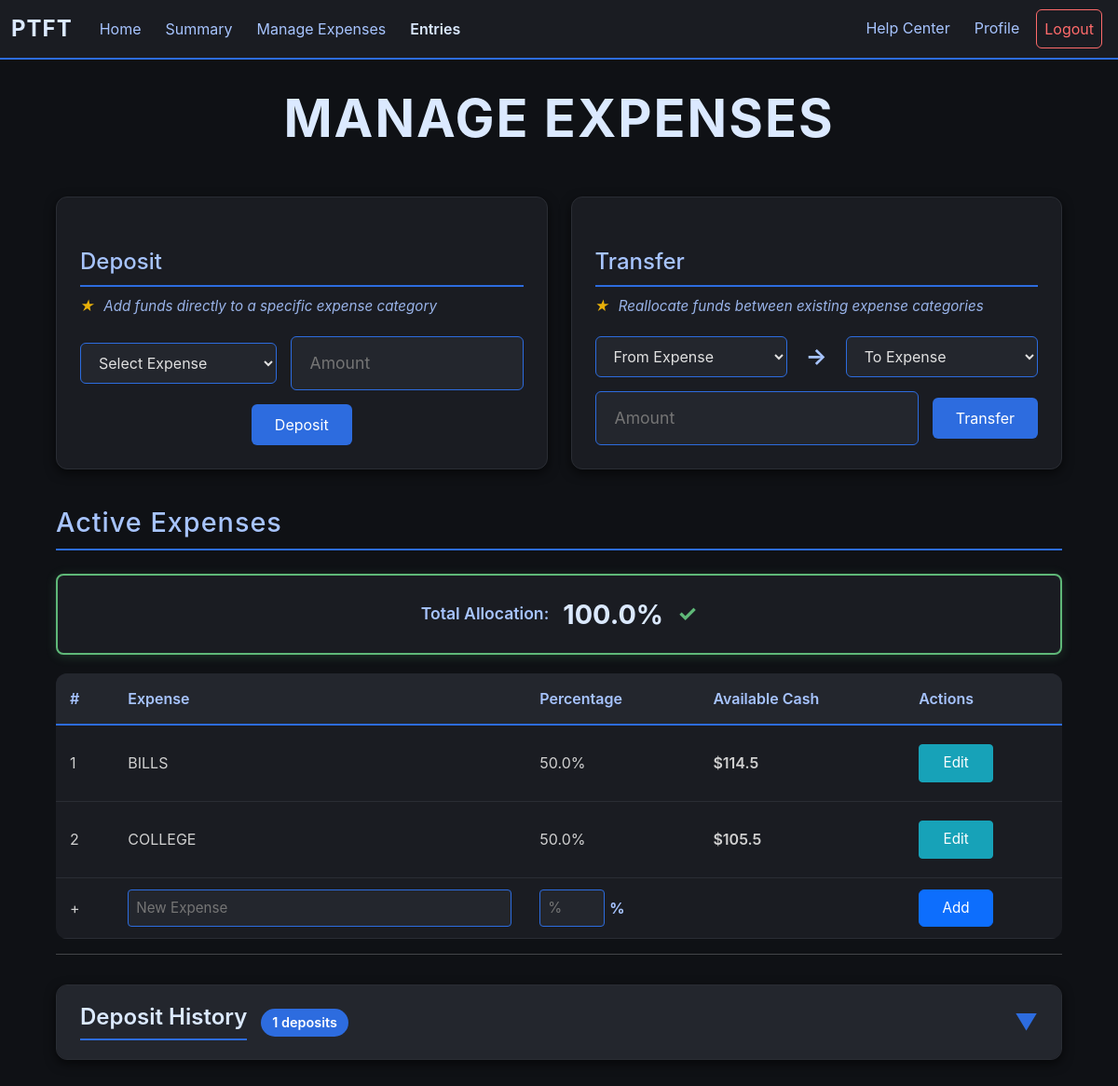
The page /expenses (signed in) on the database as committed earlier.
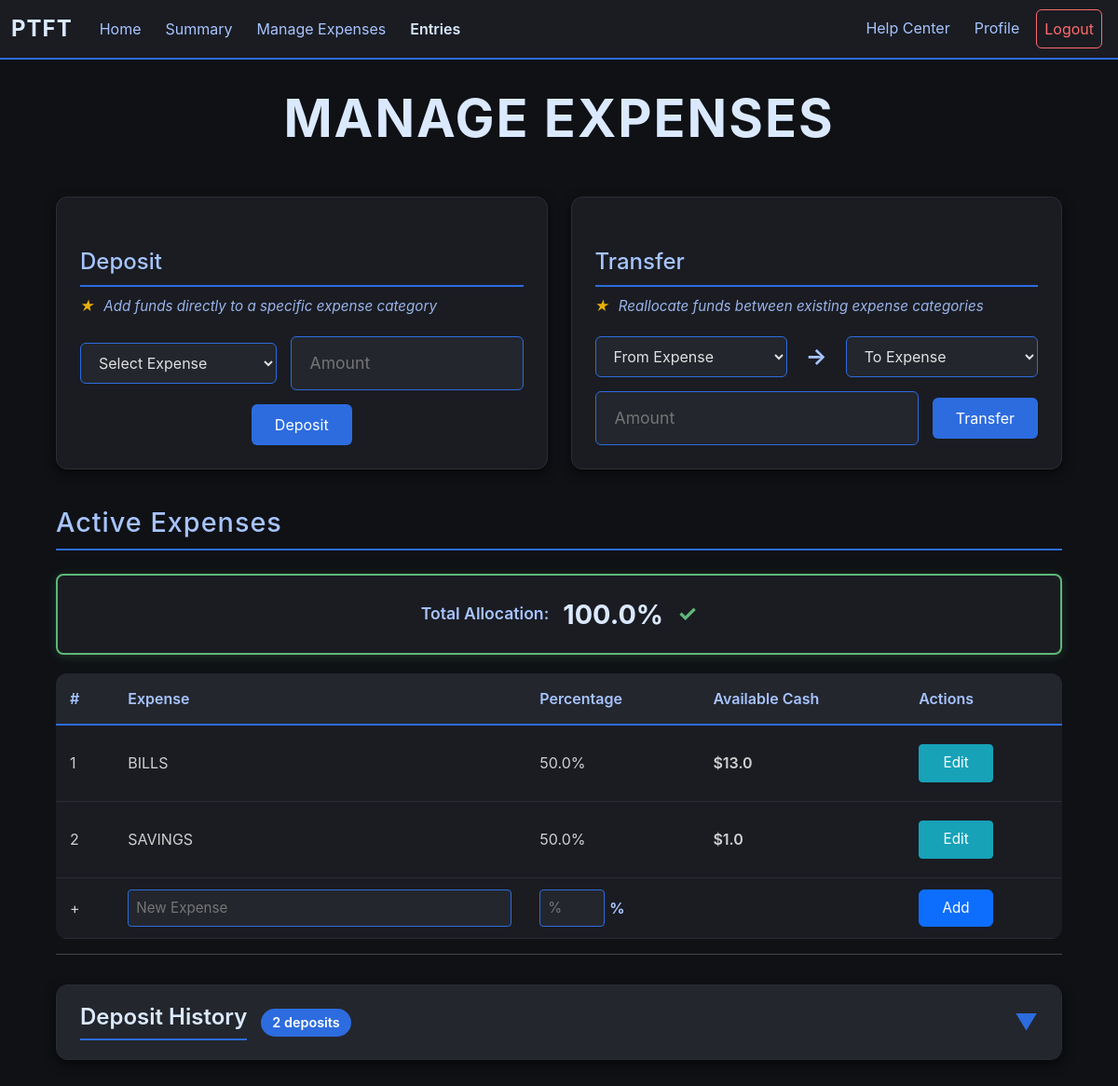
The same page on the database as committed later.
### app/models.py (models this page shows, shortened)
class Expenses(db.Model):        #Stores all expense category per user
    id = db.Column(db.Integer, primary_key = True)
    user_id = db.Column(db.Integer, db.ForeignKey("user.id"))
    name = db.Column(db.String(25))
    percentage = db.Column(db.Float)
    status = db.Column(db.Boolean, default = True)      #Archive Status
    deleted = db.Column(db.Boolean, default = False)
    savings = db.Column(db.Float, default = 0.0)
    earnings = db.Column(db.Float, default = 0.0)
    spendings = db.Column(db.Float, default = 0.0)
    transferred = db.Column(db.Float, default = 0.0)
    balance = db.Column(db.Float, default = 0.0)
    credit_balance = db.Column(db.Float, default = 0.0)

### app/routes/expense.py (the view)
@expense.route("/expenses", methods = ["GET"])
def expenses():
    if helper.check_login():
        active_expenses = {}
        inactive_expenses = {}
        expense_data = {}       #Links expense id to total savings {expense_id: amount saved}
        snaps = Exp_Snap.query.filter_by(user_id = session["user_id"]).all()
        deposits = Transaction.query.filter_by(user_id = session["user_id"], deposit_status = True).all()
        expenses = Expenses.query.filter_by(user_id = session["user_id"]).all()
        for snap in snaps:      #Calculates net total from snapshots
            expense_data[snap.expense_id] = expense_data.get(snap.expense_id, 0.0) + (snap.expense_earnings - snap.total_spending)
        for deposit in deposits:        #Calculates total deposits per expense
            expense_data[deposit.expense_id] = expense_data.get(deposit.expense_id, 0.0) + deposit.amount
        for expense in expenses:        #Separates expense types between archived and unarchived
            if expense.status:
                active_expenses[expense] = round(expense_data.get(expense.id, 0.0), 2)
            else:
                inactive_expenses[expense] = round(expense_data.get(expense.id, 0.0), 2)
        allocation_check = [0, True]
        for expense in active_expenses:
            allocation_check[0] += expense.percentage
        if allocation_check[0] !=100:
            allocation_check[1] = False
        all_expenses = list(active_expenses.keys()) + list(inactive_expenses.keys())
        deposits = Transaction.query.filter_by(user_id = session["user_id"], deposit_status = True).all()
        return render_template("expenses.html", active_expenses = active_expenses, inactive_expenses = inactive_expenses, status = allocation_check, all_expenses = all_expenses, deposits = deposits)
    else:
        return redirect(url_for("user.login"))

### app/helper.py (called while the page is built)
def check_login():
    return "user_id" in session

### app/templates/expenses.html (shortened to what this page needs)
{% extends "budget_base.html"%}
{% block content %}
<div class="expense-container">
    <h1 class="main-title">MANAGE EXPENSES</h1>
    <div class="function-sections">
        {% if active_expenses %}
        <div class="function-section">
            <h2 class="function-title">Deposit</h2>
            <p class="function-helper-text"><span class="tip-star">★</span> Add funds directly to a specific expense category</p>
            <form action="/deposit" method="POST" class="inline-form">
                <select name="expense_id" required>
                    <option value="">Select Expense</option>
                </select>
                <div class="input-wrapper">
                    <input type="number" step="0.01" name="amount" placeholder="Amount" min="0" required>
                </div>
                <button type="submit" class="form-btn">Deposit</button>
            </form>
        </div>
        <div class="function-section">
            <h2 class="function-title">Transfer</h2>
            <p class="function-helper-text"><span class="tip-star">★</span> Reallocate funds between existing expense categories</p>
            <form action="/reallocate" method="POST" class="inline-form">
                <select name="from_expense" required>
                    <option value="">From Expense</option>
                </select>
                <span class="arrow">→</span>
                <select name="to_expense" required>
                    <option value="">To Expense</option>
                </select>
                <div class="input-wrapper">
                    <input type="number" step="0.01" name="amount" placeholder="Amount" min="0" required>
                </div>
                <button type="submit" class="form-btn">Transfer</button>
            </form>
        </div>
      {% endif %}
    </div>
    <h1 class="section-title">Active Expenses</h1>
    <div class="status-display-compact {% if status[1] %}status-perfect{% else %}status-error{% endif %}">
        <div class="status-compact-content">
            <span class="status-label">Total Allocation:</span>
            <span class="status-percentage-compact">{{status[0]}}%</span>
            {% if status[1] %}
                <span class="status-icon-compact perfect">✓</span>
            {% else %}
                <span class="status-icon-compact error">✗</span>
            {% endif %}
        </div>
    </div>
    <table class="expense-table">
        <thead>
            <tr>
                <th>#</th>
                <th>Expense</th>
                <th>Percentage</th>
                <th>Available Cash</th>
                <th>Actions</th>
            </tr>
        </thead>
        <tbody>
            {% for active_expense in active_expenses %}
            <tr class="log-row" data-row-id="active-{{active_expense.id}}">
                <td>{{loop.index}}</td>
                <td>
                    <div class="display-mode">
                        <span class="display-text">{{active_expense.name}}</span>
                    </div>
                </td>
                <td>
                    <div class="display-mode">
                        <span class="display-text">{{active_expense.percentage}}%</span>
                    </div>
                </td>
                <td class="cash-cell">${{active_expenses[active_expense]}}</td>
                <td>
                    <div class="display-mode">
                        <button class="btn btn-dark btn-info btn-sm edit-toggle-btn" onclick="toggleEdit('active-{{active_expense.id}}')">Edit</button>
                    </div>
                </td>
            </tr>
            {% endfor %}
            <tr class="add-row">
                <form action="/add_expense" method="POST">
                    <td>+</td>
                    <td><input type="text" name="expense_name" placeholder="New Expense" class="table-input" required></td>
                    <td>
                        <div class="percent-wrapper">
                            <input type="number" name="percent" placeholder="%" class="table-input percent-input" required>
                            <span class="percent-symbol">%</span>
                        </div>
                    </td>
                    <td></td>
                    <td><button type="submit" class="btn btn-primary">Add</button></td>
                </form>
            </tr>
        </tbody>
    </table>
    {% if deposits %}
    <hr class="section-divider">
    <div class="collapsible-section">
        <div class="collapsible-header" onclick="toggleSection(this)">
            <div class="collapsible-title-wrapper">
                <h2 class="collapsible-title">Deposit History</h2>
                <span class="item-count">{{ deposits|length }} deposits</span>
            </div>
            <span class="collapsible-arrow">▼</span>
        </div>
    </div>
    {% endif %}
</div>
{% endblock %}

### app/templates/budget_base.html (shortened to what this page needs)
<!doctype html>
<html lang="en-US">
  <head>
    {% block css %}
      <link href="https://cdn.jsdelivr.net/npm/bootstrap@5.3.2/dist/css/bootstrap.min.css" rel="stylesheet">
      <link rel="stylesheet" href="{{ url_for('static', filename='style.css') }}">
    {% endblock %}
  </head>
  <body>
    <nav class="navbar navbar-expand-lg navbar-light bg-light">
      <div class="container-fluid">
        <a class="navbar-brand" href="#">PTFT</a>
        <div class="collapse navbar-collapse" id="navbarNav">
          <ul class="navbar-nav me-auto">
            <li class="nav-item">
              <a class="nav-link" href="/home">Home</a>
            </li>
            <li class="nav-item">
              <a class="nav-link" href="/summary">Summary</a>
            </li>
            <li class="nav-item">
              <a class="nav-link" href="/expenses">Manage Expenses</a>
            </li>
            <li class="nav-item">
              <a class="nav-link entries-link" href="/entry">Entries</a>
            </li>
          </ul>
          <ul class="navbar-nav ms-auto">
            <li class="nav-item">
              <a class="nav-link" href="/help">Help Center</a>
            </li>
            <li class="nav-item">
              <a class="nav-link" href="/profile">Profile</a>
            </li>
            <li class="nav-item">
              <a class="nav-link logout" href="/logout">Logout</a>
            </li>
          </ul>
        </div>
      </div>
    </nav>
    {% block content%}
    {% endblock%}
  </body>
</html>

Rows that differ between the two databases and show on the page:
removed Expenses: name "COLLEGE", percentage "50.0", active_expenses "105.5"
changed Expenses "BILLS": savings "114.5" → "13.0"
added Expenses: name "SAVINGS", percentage "50.0", active_expenses "1.0"
Other text that changed with them:
{{ deposits|length }}: "1" → "2"
